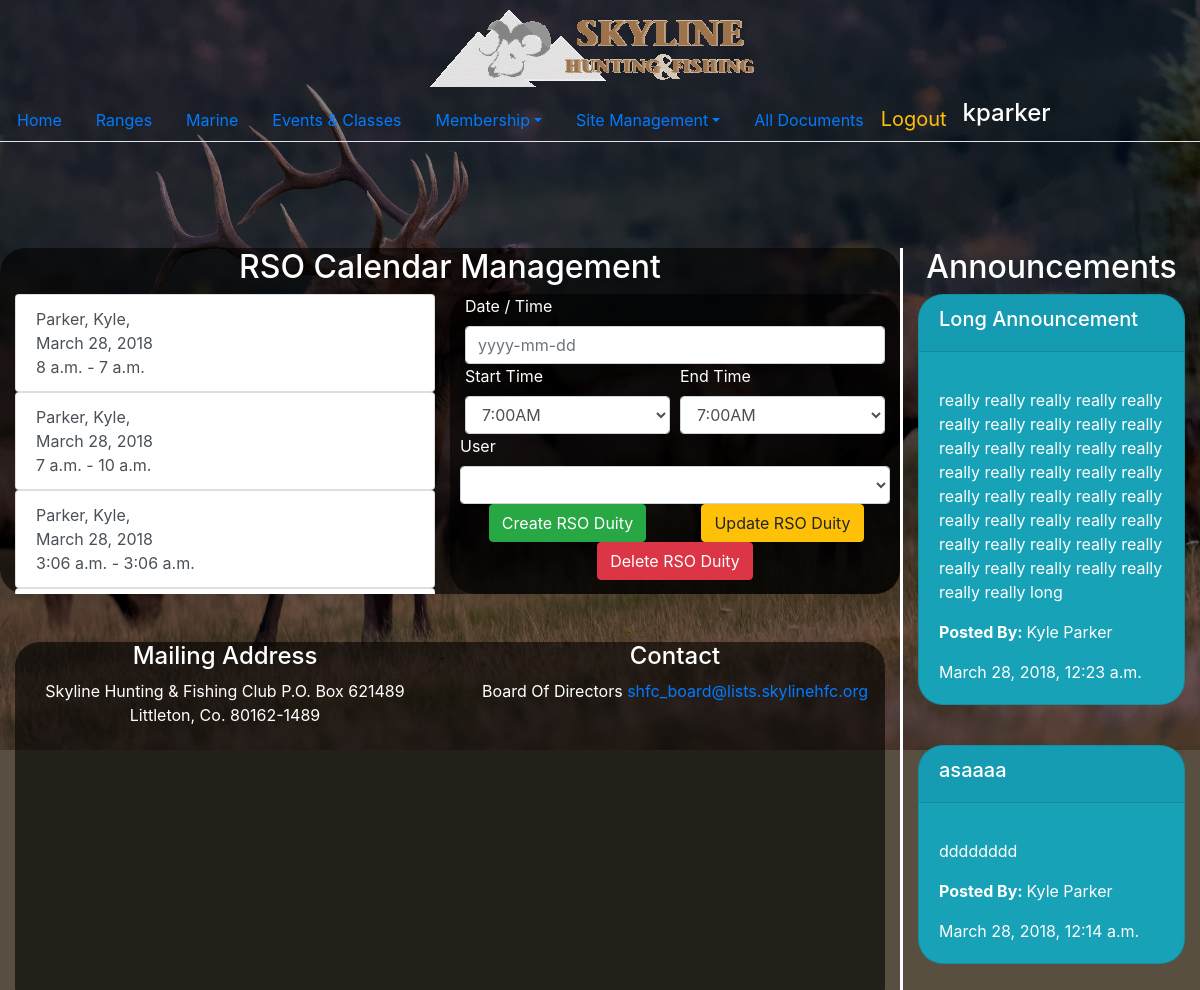
Page /management/rso/ (signed in) on the earlier database version.
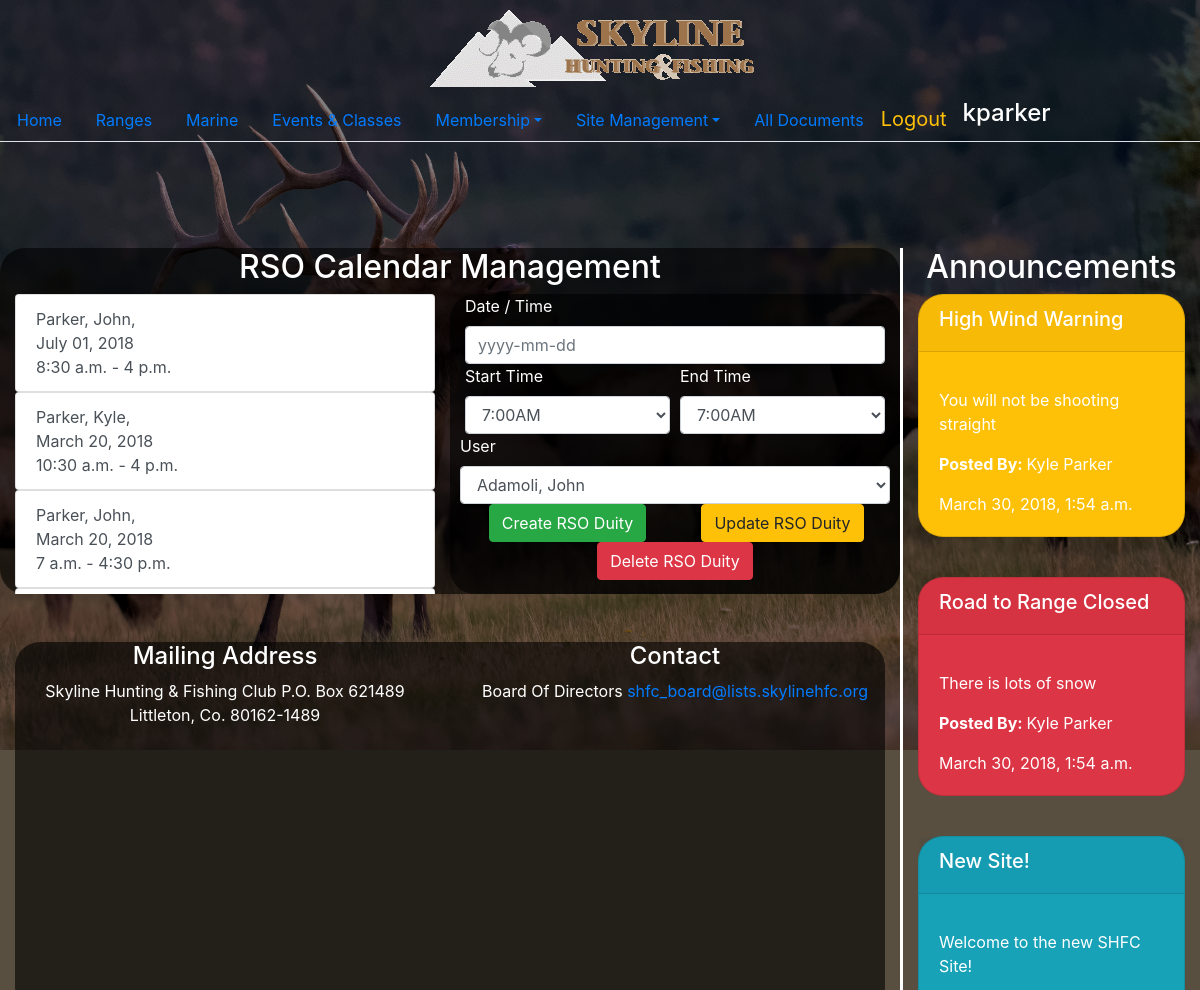
Same page on the later database version.
### home/models.py (models this page shows)
class UpdateRSOCalendar(models.Model):
  rso_user = models.ForeignKey(User, on_delete=models.CASCADE, blank=False)
  start_date = models.DateTimeField(blank=False)
  end_date = models.DateTimeField(blank=False)
  class Meta:
        permissions=(
             ("edit_rso_calendar","Can edit rso calendar"),
             ("edit_rso_calendar_admin","Can edit calendar_admin"),
        )

class NewAnnouncement(models.Model):
  ANNOUNCEMENT_TYPES = (
        ('danger', 'Critical'),
        ('info', 'Information'),
        ('warning', 'Warning'),
    )
  announcement_title = models.CharField(max_length=60, blank=False)
  announcement_type = models.CharField(max_length=7, choices=ANNOUNCEMENT_TYPES, blank=False)
  announcement_description = models.TextField(blank=False)
  announcement_date = models.DateTimeField(auto_now=True, blank=False)
  announcement_user = models.ForeignKey(User, on_delete=models.CASCADE, blank=False)
  class Meta:
        permissions=(
             ("edit_announcements","Can edit announcements"),
        )

### home/views.py (the view)
# urls.py: url(r'^management/rso/$', views.calendarManagementRSO, name='calendarManagementRSO'),
@login_required
def calendarManagementRSO(request):
  announcements = NewAnnouncement.objects.all().order_by('-announcement_date')[:20]
  if request.user.has_perm('applications.admin_access'):
    rso_users_list = User.objects.filter(groups__name__in=['RSO Members']).order_by('last_name')
    personal_rso_calendar_data = UpdateRSOCalendar.objects.all().order_by('-start_date')
    return render(request, 'management_rso.html', {'announcements': announcements,'personal_rso_calendar_data':personal_rso_calendar_data,
    'rso_users_list':rso_users_list})
  else:
    personal_rso_calendar_data = UpdateRSOCalendar.objects.filter(rso_user=User.objects.get(username=request.user)).order_by('-start_date')
    return render(request, 'management_rso.html', {'announcements': announcements,'personal_rso_calendar_data':personal_rso_calendar_data})

### templates/management_rso.html (shortened to what this page needs)
{% extends 'base.html' %}
{% load static %}
{% block content %}
{% if user.is_authenticated and perms.home.edit_rso_calendar%}
<div class="row customDivs">
    <div class="col-12 text-center">
        <h2>RSO Calendar Management</h2>
    </div>
    <div class="col-6" style="height:300px; overflow-y: scroll;">
    {% if personal_rso_calendar_data %}
    {% for duity in personal_rso_calendar_data %}
      <div class="list-group">
        <button type="button" onclick="updateRSOCalendar({{duity.pk}}, '{{duity.start_date | date:'Y-m-d'}}','{{duity.start_date | date:'H:i'}}','{{duity.end_date | date:'H:i'}}', {{duity.rso_user.pk}} )" class="list-group-item list-group-item-action">
          {{duity.rso_user.last_name}}, {{duity.rso_user.first_name}},<br>
          {{duity.start_date | date:'F d, Y'}}<br>
          {{duity.start_date | date:'P'}} - {{duity.end_date | date:'P'}}
        </button>
      </div>
    {% endfor %}
    {% else %}
      <h3>You have no scheduled duties</h3>
    {% endif %}
    </div>
    <div class="col-6 customDivs" >
    <form action={% url 'shfc:updateRSOCalendar' %} method="post">
        <div class="form-row">
            <div class="col-12">
              <label for="rsoStartDate">Date / Time</label>
              <input name="rso_startDate" class="form-control" placeholder="yyyy-mm-dd" type="text" id="rsoStartDate" required pattern="[0-9]{4}-[0-9]{2}-[0-9]{2}">
            </div>
            <div class="col-6">
            <label for="rsoStartTime">Start Time</label>
            <select name="rso_startTime" class="form-control" id="rsoStartTime">
                <option value="07:00">7:00AM</option>
            </select>
            </div>
            <div class="col-6">
            <label for="rsoEndTime">End Time</label>
            <select name="rso_endTime" class="form-control" id="rsoEndTime">
                <option value="07:00">7:00AM</option>
            </select>
            </div>
        {% if perms.home.edit_rso_calendar_admin %}
            <label for="rso_user">User</label>
            <select name="rso_user" class="form-control" id="rso_user">
            {% for user in rso_users_list %}
                <option value="{{user.pk}}">{{user.last_name}}, {{user.first_name}}</option>
            {% endfor %}
            </select>
        </div>
        {% else %}
            <label for="rso">User</label>
            <input type="text" class="form-control" id="announcementUser"  value="{{user.username}}" readonly/>
            <input type="text" name="rso_user" class="invisible" value="{{user.pk}}" readonly/>
        </div>
        {% endif %}
        <div class="form-row text-center">
          <div class="col-6">
            <input type="submit" name="create" value="Create RSO Duity" class="btn btn-success"/>
          </div>
          <div class="col-6">
            <input type="submit" name="update" value="Update RSO Duity" class="btn btn-warning"/>
          </div>
          <div class="col-12">
            <input type="submit" name="delete" value="Delete RSO Duity" class="btn btn-danger"/>
          </div>
          </div>
    </form>
    </div>
</div>
{% endif %}
{% endblock %}

### templates/base.html (shortened to what this page needs)
{% load static %}
<!DOCTYPE html>
<html class="h-100">
<head>
<link rel="stylesheet" type="text/css" href="{% static 'css/bootstrap.css' %}" />
<link rel="stylesheet" type="text/css" href="{% static 'css/bootstrap-grid.css' %}" />
<link rel="stylesheet" type="text/css" href="{% static 'css/bootstrap.min.css' %}" />
<link rel="stylesheet" type="text/css" href="{% static 'css/custom/custom.css' %}" />
<link rel="stylesheet" type="text/css" href="{% static 'css/custom/site.css' %}" />
<link rel="stylesheet" type="text/css" href="{% static 'fullcalendar-3.4.0/fullcalendar.min.css' %}"rel='stylesheet'/>
<link rel="stylesheet" type="text/css" href="{% static 'fullcalendar-3.4.0/fullcalendar.print.min.css'%}" rel='stylesheet' media='print' />
</head>
<body class="h-100" background="{% static 'images/bull_elk.jpg' %}">
    <div class="h-25" style="background-color: rgba(0, 0, 0, 0.5);
	color:white;">
    	<div class="col-12 text-center">
    		<a class="navbar-brand" href="{% url 'shfc:home'%}">
	  			<img src="{% static 'images/shfclogo.png' %}">
			</a>
    	</div>
		<ul class="nav nav-tabs">
			<li class="nav-item">
		  		<a class="nav-link" href="{% url 'shfc:home'%}">Home</a>
			</li>
	  		<li class="nav-item">
	  			<a class="nav-link" href="{% url 'shfc:range' %}">Ranges</a>
		  	</li>
	  		<li class="nav-item">
	  			<a class="nav-link" href="{% url 'shfc:marine'%}">Marine</a>
		  	</li>
	  		<li class="nav-item">
	  			<a class="nav-link" href="{% url 'shfc:events'%}">Events & Classes</a>
		  	</li>
		  	<li class="nav-item dropdown">
	  			<a class="nav-link dropdown-toggle" data-toggle="dropdown" aria-haspopup="true" aria-expanded="false" href="{% url 'shfc:membership'%}" roll="button">Membership</a>
		  	</li>
		  	{% if user.is_authenticated %}
		  	<li>
	  			<a class="nav-link dropdown-toggle" data-toggle="dropdown" aria-haspopup="true" aria-expanded="false" href="{% url 'shfc:membership'%}" roll="button">Site Management</a>
		  	</li>
		  	{% endif %}
	  		<li class="nav-item">
	  			<a class="nav-link" href="{% url 'shfc:documents'%}">All Documents</a>
		  	</li>
		    {% if user.is_authenticated %}
	  		<li class="nav-item">
		  		<a class="navbar-brand text-warning" href="{% url 'logout' %}">Logout</a>
	  		</li>
	  		<li class="nav-item disabled">
	  			<h4>
	  				{{ user.username }}
	  			</h4>
	  		</li>
	  		{% else %}
	  		<li class="nav-item">
	  			<a  class="navbar-brand text-warning" href="{% url 'login' %}">
	  				Login
	  			</a>
	  		</li>
	  		{% endif %}
		</ul>
	</div>
  <main class="h-75">
    <div class="col-12 h-100">
    	<div class="row h-100">
    		<div class="col-9 containerClass h-100">
      		{% block content %}{% endblock %}
      		<br>
      		<br>
      		<footer class="h-50 customDivs" style="color:white">
	      		<div class="row">
	      			<div class="col-6 text-center">
	      				<h4>Mailing Address</h4>
	      				Skyline Hunting & Fishing Club
						P.O. Box 621489
						Littleton, Co. 80162-1489
	      			</div>
	      			<div class="col-6 text-center">
	      				<h4>Contact</h4>
	      				<address>
	      					Board Of Directors
	      					<a href="mailto:shfc_board@lists.skylinehfc.org">shfc_board@lists.skylinehfc.org</a>
	      				</address>
	      			</div>
	      		</div>
	      	</footer>
    		</div>
    		<div class="col-3 text-center containerClass h-100" style="border-left:solid">
    			<h2>Announcements</h2>
    			{% for announcement in announcements %}
    			<div class="card text-white bg-{{announcement.announcement_type}} mb-3 customDivs text-left">
  					<div class="card-header">
  						<h5>{{announcement.announcement_title}}</h5>
  					</div>
  					<div class="card-body">
   						<p class="card-text">{{announcement.announcement_description | linebreaks}}</p>
   						<p class="card-text"><b>Posted By: </b> {{announcement.announcement_user.first_name}} {{announcement.announcement_user.last_name}}</p>
    					<p class="card-text">{{announcement.announcement_date}}</p>
  					</div>
				</div>
    			<br>
    			{% endfor %}
    		</div>
    	</div>
    </div>
  </main>
</body>
</html>

### static/css/custom/custom.css (style rules this page uses)
body { background-color: rgba(177, 159, 131); background-size: 100%; background-repeat: no-repeat; }
.containerClass { overflow-y: scroll; background-color: rgba(0, 0, 0, 0.5); color:white; }
.customDivs { background-color: rgba(0, 0, 0,0.6); border-radius: 25px; }
footer { color:black; }

Differences in the rows shown:
removed UpdateRSOCalendar: rso_user.last_name "Parker", rso_user.first_name "Kyle", start_date "March 28, 2018", start_date "7 a.m.", end_date "10 a.m."
removed UpdateRSOCalendar: rso_user.last_name "Parker", rso_user.first_name "Kyle", start_date "March 28, 2018", start_date "3:06 a.m.", end_date "3:06 a.m."
removed NewAnnouncement: announcement_title "Long Announcement", announcement_description "really really really really really really really really really really really really really really really really really really really really really really really really really really really really really really really really really really really really really really really really really really long", announcement_user.first_name "Kyle", announcement_user.last_name "Parker", announcement_date "March 28, 2018, 12:23 a.m."
removed NewAnnouncement: announcement_title "asaaaa", announcement_description "dddddddd", announcement_user.first_name "Kyle", announcement_user.last_name "Parker", announcement_date "March 28, 2018, 12:14 a.m."
added UpdateRSOCalendar: rso_user.last_name "Parker", rso_user.first_name "John", start_date "July 01, 2018", start_date "8:30 a.m.", end_date "4 p.m."
added UpdateRSOCalendar: rso_user.last_name "Parker", rso_user.first_name "Kyle", start_date "March 20, 2018", start_date "10:30 a.m.", end_date "4 p.m."
changed UpdateRSOCalendar (number 3 of 3 on the later page): rso_user.first_name "Kyle" → "John"; start_date "March 28, 2018" → "March 20, 2018"; start_date "8 a.m." → "7 a.m."; end_date "7 a.m." → "4:30 p.m."
now on this page (row edited): NewAnnouncement: announcement_title "High Wind Warning", announcement_description "You will not be shooting straight", announcement_user.first_name "Kyle", announcement_user.last_name "Parker", announcement_date "March 30, 2018, 1:54 a.m.", announcement_type "warning" (drawn)
now on this page (row edited): NewAnnouncement: announcement_title "Road to Range Closed", announcement_description "There is lots of snow", announcement_user.first_name "Kyle", announcement_user.last_name "Parker", announcement_date "March 30, 2018, 1:54 a.m.", announcement_type "danger" (drawn)
now on this page (row edited): NewAnnouncement: announcement_title "New Site!", announcement_description "Welcome to the new SHFC Site!"
Other differences:
form field rso_user: (not shown) → "Adamoli, John"
